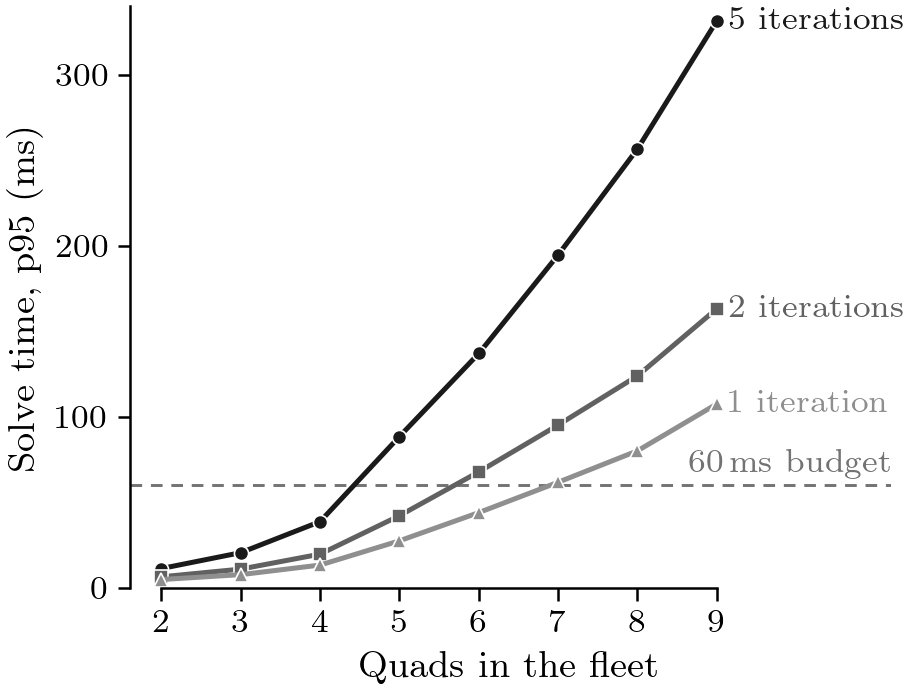

Write Python code to recreate this figure.
#!/usr/bin/env python3
"""S: our planner's solve time against the fleet size at 5, 2 and 1 SQP iterations a tick (card
docs/experiments/2026-10-23_scalability.md, section 4, baseline B).

Message: the solve time grows steeply with the fleet; fewer iterations a tick move the largest fleet that fits the
60 ms solve budget from 4 quads (5 iterations) to 5 (2) and 6 (1), on the idle laptop.
Hero: the solve time p95 per tick against n, one line per iteration count, the 60 ms budget dashed. Data: the 22 Oct
bench (results/analysis/solve_scaling_tuf_2026-10-22.json: 200 warm ticks after 20, the rig laptop idle; before the
speed-ups: the residual inside the solve, node-by-node extraction, no pivot). Left out: the median (within 1 ms of the
p95 below 9 quads), the whole tick, the rig factor (bar B's claim, still to run).
Preliminary: bar B (the bench with the speed-ups, the rig factor) replaces this.
"""
import json
import os
import sys

sys.path.insert(0, os.path.dirname(os.path.abspath(__file__)))
import review_style as S  # noqa: E402

BENCH = os.path.join(S.REPO, 'results', 'analysis', 'solve_scaling_tuf_2026-10-22.json')


def main():
    b = json.load(open(BENCH))
    budget = float(b['args']['budget'])
    S.setup()
    fig = S.figure('half', 2.3)
    ax = fig.subplots()
    S.ref_line(ax, budget, rf'{budget:.0f}\,ms budget')
    styles = {5: ('0.1', 'o'), 2: ('0.38', 's'), 1: ('0.56', '^')}
    for it in b['args']['iters']:
        rows = sorted((r for r in b['rows'] if r['iters'] == it and not r['fails']), key=lambda r: r['n'])
        n = [r['n'] for r in rows]
        p95 = [r['solve_ms']['p95'] for r in rows]
        col, mk = styles[it]
        ax.plot(n, p95, color=col, lw=S.LW_HERO, marker=mk, ms=S.MS - 0.4, mec='white', mew=0.4)
        fit = [r['n'] for r in rows if r['solve_ms']['p95'] <= budget]
        print(f'{it} iterations: largest n within {budget:.0f} ms p95 = {max(fit)}')
        ax.annotate(f'{it} iteration' + ('s' if it > 1 else ''), xy=(n[-1], p95[-1]), xytext=(3, 0),
                    textcoords='offset points', ha='left', va='center', fontsize=8, color=col)
    ax.set_xlabel(r'Quads in the fleet')
    ax.set_ylabel(r'Solve time, p95 (ms)')
    ax.set_xticks(range(2, 10))
    ax.set_xlim(1.6, 11.2)
    ax.set_ylim(0, 340)
    ax.set_yticks([0, 100, 200, 300])
    ax.spines['bottom'].set_bounds(2, 9)
    S.save(fig, 'fig_s_solve_time', width='half')


if __name__ == '__main__':
    main()
